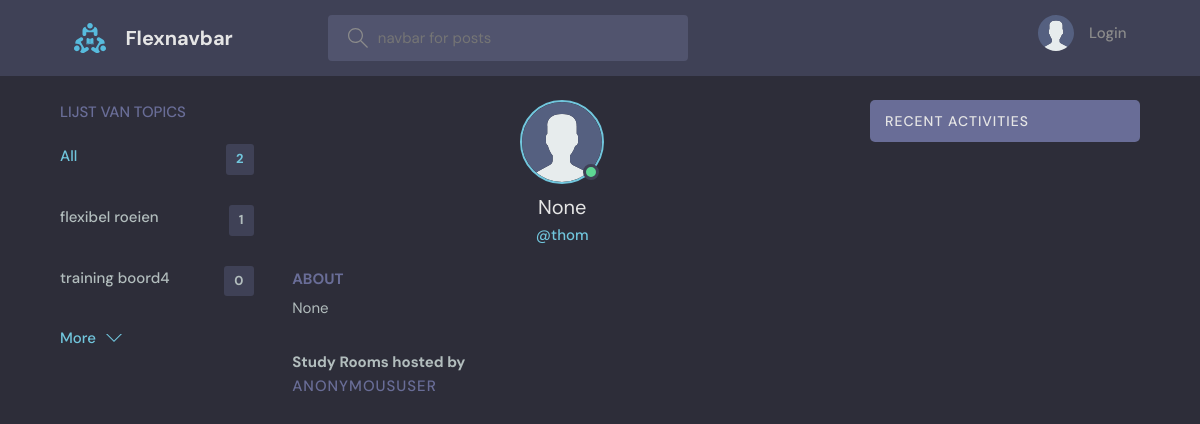
/profile/2/, run on an earlier commit of the app's database.
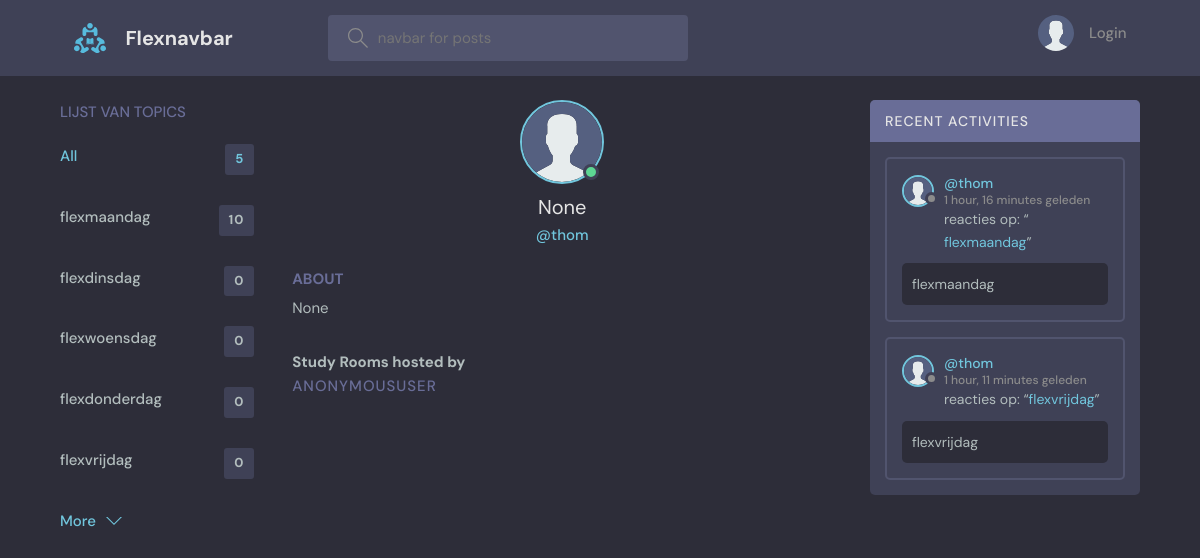
And on a later commit of the database.
### beatrix/models.py (models this page shows, shortened)
class Topic(models.Model):
    name = models.CharField(max_length=200)

class User(AbstractUser):
    name = models.CharField(max_length=200, null=True)
    email = models.EmailField(unique=True, null=True)
    bio = models.TextField(null=True)
    avatar = models.ImageField(null=True, default="avatar.svg")

class Message(models.Model):
    user = models.ForeignKey(User, on_delete=models.CASCADE)
    room = models.ForeignKey(Room, on_delete=models.CASCADE) # when room delete, delete all chiled messages
    body = models.TextField()
    updated = models.DateTimeField(auto_now=True)
    created = models.DateTimeField(auto_now_add=True)
    class Meta:
        ordering = ['-updated', '-created']

class Room(models.Model):
    host = models.ForeignKey(User, on_delete=models.SET_NULL, null=True)
    topic = models.ForeignKey(Topic, on_delete=models.SET_NULL, null=True)
    name = models.CharField(max_length=200)
    description = models.TextField(null=True, blank=True) # database field (can Empty), form field (can Empty)
    participants = models.ManyToManyField(User, related_name='participant', blank=True)
    updated = models.DateTimeField(auto_now=True) # everytime save (or updated) the field
    created = models.DateTimeField(auto_now_add=True) # first time created the field
    class Meta:
        ordering = ['-updated', '-created'] # ('-' for reverse the order)
    def __str__(self):
        return self.name

### beatrix/views.py (the view)
# urls.py: path('profile/<str:pk>/', userProfile, name='user-profile'),
def userProfile(request, pk):
    user = User.objects.get(id=pk)
    rooms = user.room_set.all()
    room_messages = user.message_set.all()
    topics = Topic.objects.all()
    context = {
        'user': user,
        'rooms': rooms,
        'room_messages': room_messages,
        'topics': topics
        }
    return render(request, 'beatrix/profile.html', context)

### beatrix/templates/beatrix/profile.html (shortened to what this page needs)
{% extends 'main.html' %}
{% block content %}
<main class="profile-page layout layout--3">
  <div class="container">
    {% include 'beatrix/topics_component.html' %}
    <div class="roomList">
      <div class="profile">
        <div class="profile__avatar">
          <div class="avatar avatar--large active">
            <img src="{{user.avatar.url}}" />
          </div>
        </div>
        <div class="profile__info">
          <h3>{{user.name}}</h3>
          <p>@{{user.username}}</p>
        </div>
        <div class="profile__about">
          <h3>About</h3>
          <p>
            {{user.bio}}
          </p>
        </div>
      </div>
      <div class="roomList__header">
        <div>
                  <h3>Study Rooms hosted by</h3>
          <h2>{{request.user}} </a>
          </h2>
        </div>
      </div>
    </div>
    {% include 'beatrix/activity_component.html' %}
  </div>
</main>
{% endblock content %}

### templates/main.html (shortened to what this page needs)
<!DOCTYPE html>
{% load static %}
<html lang="en">
  <head>
    <link rel="stylesheet" href="{% static 'styles/style.css' %}" />
  </head>
  <body>
  {% include 'navbar.html' %}
    {%block content%}
    {% endblock %}
  </body>
</html>

### templates/navbar.html (shortened to what this page needs)
{% load static %}
<header class="header header--loggedIn">
    <div class="container">
        <a href="{% url 'home' %}" class="header__logo">
            <img src="{% static 'images/logo.svg' %}" />
            <h1>Flexnavbar</h1>
        </a>
        <form class="header__search" method="GET" action="{% url 'home' %}">
            <label>
                <input name="q" placeholder="navbar for posts" />
            </label>
        </form>
        <nav class="header__menu">
            {% if request.user.is_authenticated %}
            <div class="header__user">
                <a href="{% url 'update-user' %}">
                    <div class="avatar avatar--medium active">
                        <img src="{{request.user.avatar.url}}" />
                    </div>
                    <p>{{request.user.username}} <span>@{{request.user.username}}</span></p>
                </a>
                <button class="dropdown-button">
                    <svg version="1.1" xmlns="http://www.w3.org/2000/svg" width="32" height="32" viewBox="0 0 32 32">
                        <title>chevron-down</title>
                        <path d="M16 21l-13-13h-3l16 16 16-16h-3l-13 13z"></path>
                    </svg>
                </button>
            </div>
            {% else %}
            <a href="{% url 'login' %}">
                <img src="{% static 'images/avatar.svg' %}" />
                <p>Login</p>
            </a>
            {% endif %}
        </nav>
    </div>
</header>

### beatrix/templates/beatrix/topics_component.html
<div class="topics">
    <div class="topics__header">
        <h2>Lijst van Topics</h2>
    </div>
    <ul class="topics__list">
        <li>
            <a href="{% url 'home' %}" class="active">All <span>{{topics.count}}</span></a>
        </li>
        {% for topic in topics %}
        <li>
            <a href="{% url 'home' %}?q={{topic.name}}">{{topic.name}}<span>{{topic.room_set.all.count}}</span></a>
        </li>
        {% endfor %}
    </ul>
    <a class="btn btn--link" href="{% url 'topics' %}">
        More
        <svg version="1.1" xmlns="http://www.w3.org/2000/svg" width="32" height="32" viewBox="0 0 32 32">
            <title>chevron-down</title>
            <path d="M16 21l-13-13h-3l16 16 16-16h-3l-13 13z"></path>
        </svg>
    </a>
</div>

### beatrix/templates/beatrix/activity_component.html (shortened to what this page needs)
<div class="activities">
    <div class="activities__header">
        <h2>Recent Activities</h2>
    </div>
    {% for message in room_messages %}
    <div class="activities__box">
        <div class="activities__boxHeader roomListRoom__header">
            <a href="{% url 'user-profile' message.user.id %}" class="roomListRoom__author">
                <div class="avatar avatar--small">
                    <img src="{{message.user.avatar.url}}" />
                </div>
                <p>
                    @{{message.user.username}}
                    <span>{{message.created|timesince}} geleden</span>
                </p>
            </a>
        </div>
        <div class="activities__boxContent">
            <p>reacties op: “<a href="{% url 'room' message.room.id %}">{{message.room}}</a>”</p>
            <div class="activities__boxRoomContent">{{message.body}}</div>
        </div>
    </div>
    {% endfor %}
</div>

What changed in the data, as far as the page shows it:
changed Topic: name "flexibel roeien" → "flexmaandag"; room_set.all.count "1" → "10"
changed Topic: name "training boord4" → "flexdinsdag"
added Topic: name "flexwoensdag", room_set.all.count "0"
added Topic: name "flexdonderdag", room_set.all.count "0"
added Topic: name "flexvrijdag", room_set.all.count "0"
added Message: user.avatar (placeholder picture), user.username "thom", created "1 hour, 16 minutes", room "flexmaandag", body "flexmaandag"
added Message: user.avatar (placeholder picture), user.username "thom", created "1 hour, 11 minutes", room "flexvrijdag", body "flexvrijdag"
Also different on the page:
{{ topics.count }}: "2" → "5"
